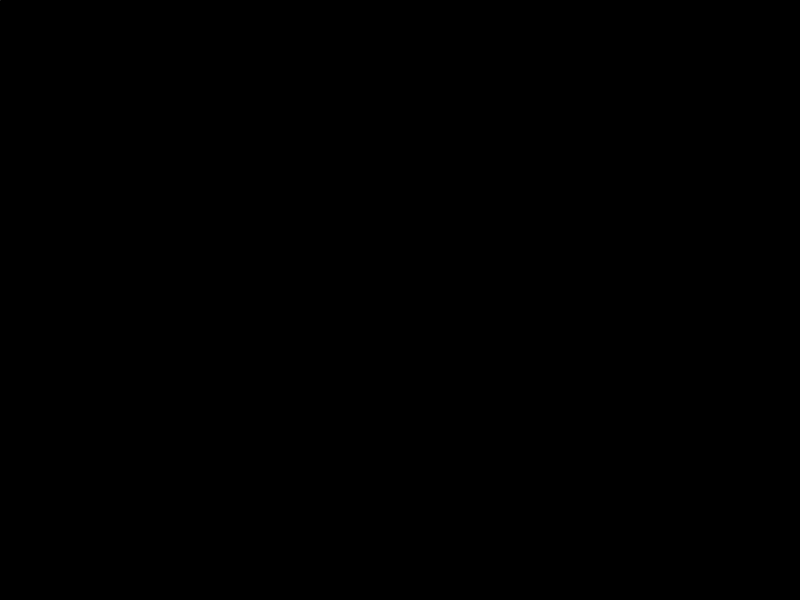
Frame 1 (no input)
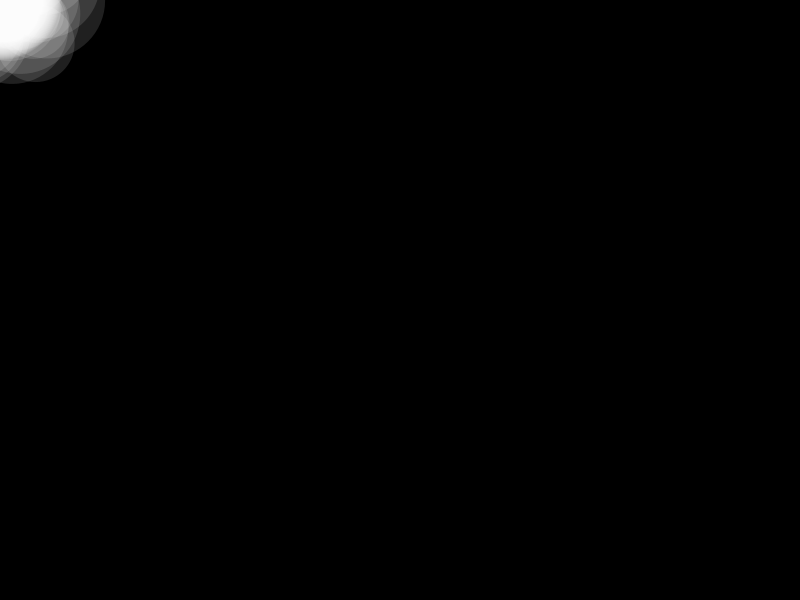
Frame 60 (the mouse pressed at the canvas centre just before this capture)
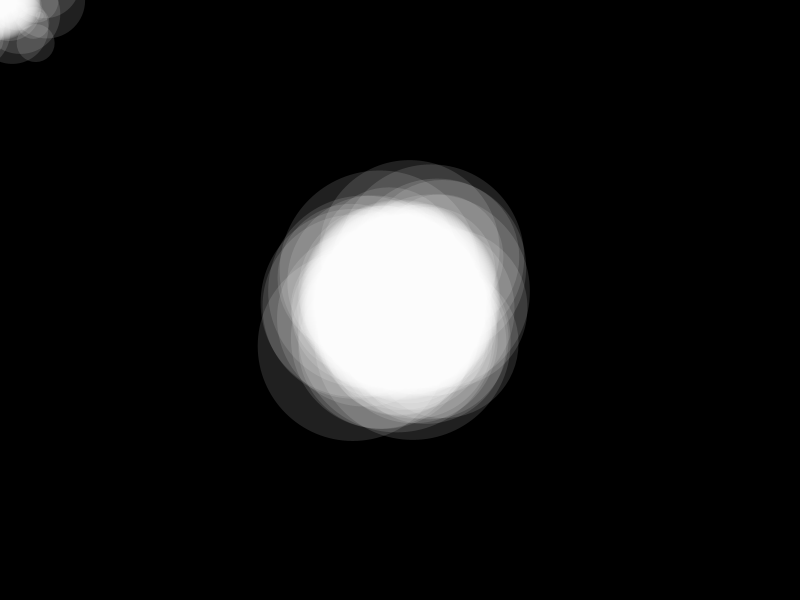
Frame 120 (the mouse held since frame 60 and released just before this capture)

The Processing sketch that drew these frames (run headless with seeded random() and noise(); from frame 60 on, the mouse is pressed at the canvas centre):

// Processing sketch: draw_mouse_2
// ── draw_mouse_2.pde
/* Drawing 2 trails */

ArrayList<PVector> trail1;
ArrayList<PVector> trail2;

void setup() {
  // Set up your stage
  size(800, 600);
  //fullScreen();
  background(255);

  trail1 = new ArrayList<PVector>();
  trail2 = new ArrayList<PVector>();
}

void draw() {
  background(0);

  // Look up other ways to draw stuff in the reference
  //line(mouseX, mouseY, pmouseX, pmouseY);

  // Grab the mouse position and store it in a PVector
  PVector mouse = new PVector(mouseX, mouseY);

  // Add the current mouse position to the ArrayList trail1
  trail1.add(mouse);

  // Calculate a new position that's randomly offset from the mouse position by up to 50 pixels
  PVector noodle = new PVector(mouseX + random(-50, 50), mouseY + random(-50, 50));

  // Add that new position to the ArrayList trail2
  trail2.add(noodle);

  // When trail1 has more than 100 positions, delete the oldest one
  if (trail1.size() > 100) {
    trail1.remove(0);
  }

  // When trail2 has more than 100 positions, delete the oldest one
  if (trail2.size() > 100) {
    trail2.remove(0);
  }

  // Draw trail1
  // Calculate the size of the ellipse for each position in the trail based off it's "age" (counter)

  int counter1 = 0;
  fill(255, 32);
  noStroke();
  for (PVector t : trail1) {
    counter1++;
    ellipse(t.x, t.y, 2*counter1, 2*counter1);
  }   

  // Draw trail2
  // Calculate the size of the ellipse for each position in the trail based off it's "age" (counter)
  int counter2 = 0;
  fill(255, 32);
  noStroke();
  for (PVector t : trail2) {
    counter2++;
    ellipse(t.x, t.y, 2*counter2, 2*counter2);
  }
}
